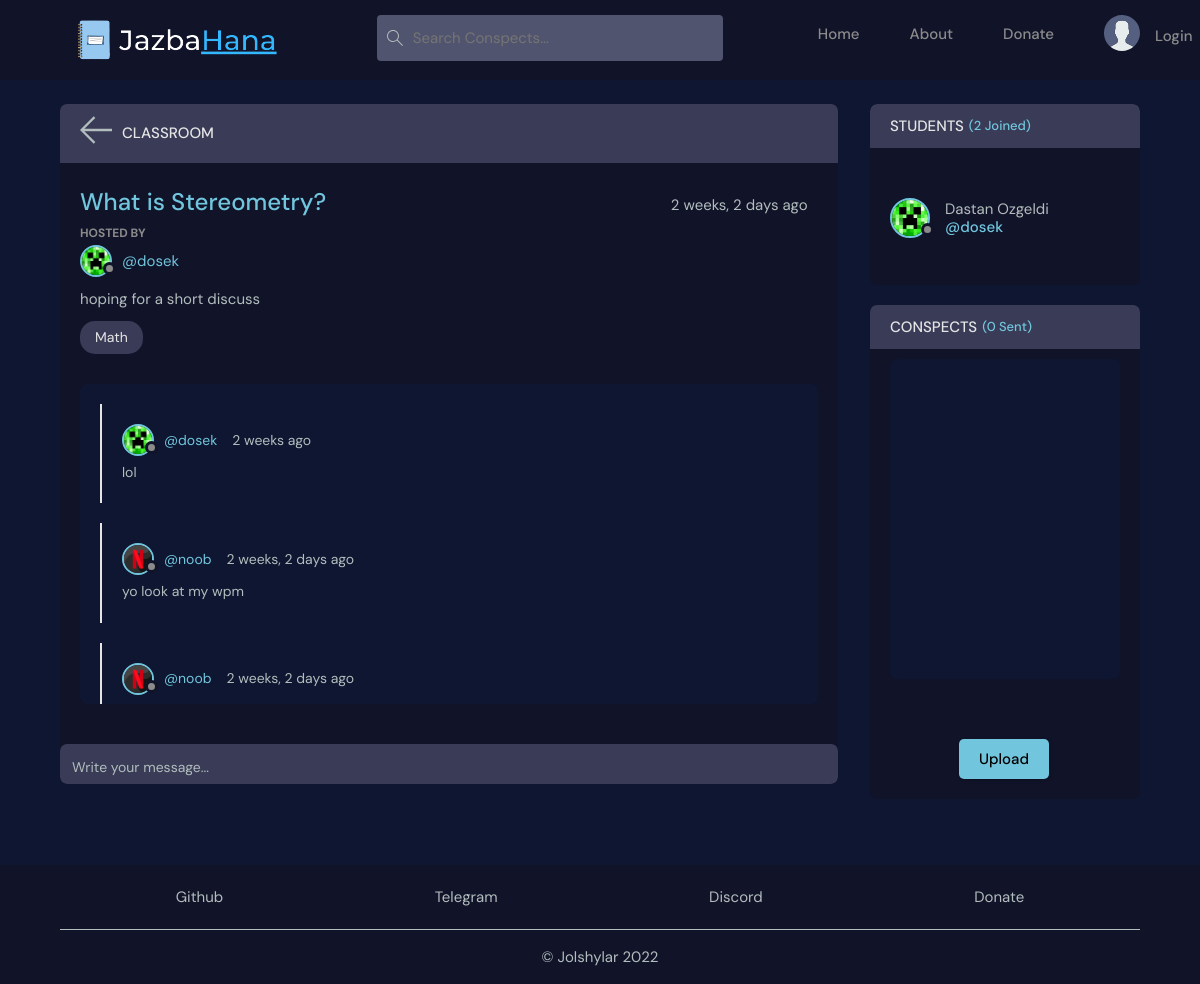
The app's page /classroom/1/ with its own data.
### base/models.py (models this page shows, shortened)
class Classroom(models.Model):
    host = models.ForeignKey(User, on_delete=models.SET_NULL, null=True)
    topic = models.ForeignKey(Topic, on_delete=models.SET_NULL, null=True)
    name = models.CharField(max_length=100)
    description = models.CharField(max_length=100, null=True, blank=True)
    students = models.ManyToManyField(User, related_name='students', blank=True)
    created = models.DateTimeField(auto_now_add=True)
    updated = models.DateTimeField(auto_now=True)
    class Meta:
        ordering = ['-updated', '-created']

class User(AbstractUser):
    name = models.CharField(max_length=200, null=True)
    email = models.EmailField(unique=True, null=True)
    bio = models.TextField(null=True)
    avatar = models.ImageField(null=True, default="avatar.svg", upload_to="avatars/")
    USERNAME_FIELD = 'email'
    REQUIRED_FIELDS = []

class Topic(models.Model):
    name = models.CharField(max_length=200)
    def __str__(self):
        return self.name

class Message(models.Model):
    author = models.ForeignKey(User, on_delete=models.CASCADE)
    classroom = models.ForeignKey(Classroom, on_delete=models.CASCADE)
    body = models.TextField()
    created = models.DateTimeField(auto_now_add=True)
    updated = models.DateTimeField(auto_now=True)
    class Meta:
        ordering = ['-updated', '-created']

### base/views.py (the view, shortened to what this page needs)
# urls.py: path('classroom/<str:pk>/', views.classroom, name='classroom'),
def classroom(request, pk):
    author = request.user
    classroom = Classroom.objects.get(id=pk)
    classroom_messages = classroom.message_set.all()
    classroom_conspects = classroom.conspect_set.all()
    students = classroom.students.all()
    context = {
        'classroom': classroom,
        'classroom_messages': classroom_messages,
        'classroom_conspects': classroom_conspects,
        'students': students,
    }
    return render(request, 'base/classroom.html', context)

### base/templatetags/base_extras.py (called while the page is built)
@register.filter
def convert_markdown(text):
    return markdown.markdown(text, extensions=['markdown.extensions.fenced_code'])

### base/templates/base/classroom.html (shortened to what this page needs)
{% extends 'base.html' %}
{% load base_extras %}
{% load static %}
{% block content %}
<link rel="stylesheet" href="{% static 'styles/classroom.css' %}" />
<main class="profile-page layout layout--2">
  <div class="container">
    <div class="classroom">
      <div class="classroom__top">
        <div class="classroom__topLeft">
          <a href="{% url 'home' %}">
            <img src="{% static 'images/icons/arrow-left.svg' %}" />
          </a>
          <h3>Classroom</h3>
        </div>
      </div>
      <div class="classroom__box scroll">
        <div class="classroom__header scroll">
          <div class="classroom__info">
            <h3>{{classroom.name}}</h3>
            <span>{{classroom.created | timesince}} ago</span>
          </div>
          <div class="classroom__hosted">
            <p>Hosted By</p>
            <a
              href="{% url 'user-profile' classroom.host.id %}"
              class="classroom__author"
            >
              <div class="avatar avatar--small">
                <img src="{{classroom.host.avatar.url}}" />
              </div>
              <span>@{{classroom.host.username}}</span>
            </a>
          </div>
          <div class="classroom__details">{{classroom.description}}</div>
          <span class="classroom__topics">{{classroom.topic}}</span>
        </div>
        <div class="classroom__conversation">
          <div class="threads scroll">
            {% for message in classroom_messages %}
            <div class="thread">
              <div class="thread__top">
                <div class="thread__author">
                  <a
                    href="{% url 'user-profile' message.author.id %}"
                    class="thread__authorInfo"
                  >
                    <div class="avatar avatar--small">
                      <img src="{{message.author.avatar.url}}" />
                    </div>
                    <span>@{{message.author.username}}</span>
                  </a>
                  <span class="thread__date"
                    >{{message.created | timesince}} ago</span
                  >
                </div>
              </div>
              <div class="thread__details">
                {{ message.body | convert_markdown | safe }}
              </div>
            </div>
            {% endfor %}
          </div>
        </div>
      </div>
      <div class="classroom__message">
        <form action="" method="post">
          <input name="body" placeholder="Write your message..." />
        </form>
      </div>
    </div>
    <div class="upload__students">
      <div class="students">
        <h3 class="students__top">
          Students <span>({{students.count}} Joined)</span>
        </h3>
        <div class="students__list scroll">
          {% for user in students %}
          <a href="{% url 'user-profile' user.id %}" class="student">
            <div class="avatar avatar--medium">
              <img src="{{user.avatar.url}}" />
            </div>
            <p>
              {{user.name}}
              <span>@{{user.username}}</span>
            </p>
          </a>
          {% endfor %}
        </div>
      </div>
      <div class="conspects">
        <h3 class="students__top">
          Conspects <span>({{classroom_conspects.count}} Sent)</span>
        </h3>
        <div class="conspect__box scroll">
          <div class="conspect__conversation">
            <div class="threads scroll">
            </div>
          </div>
        </div>
        <div class="conspect__upload">
          <button class="btn btn--main" type="submit">
            <a style="color: #000;" href="{% url 'create-conspect' classroom.id %}">Upload</a>
          </button>
        </div>
      </div>
    </div>
  </div>
</main>
{% endblock content %}

### static/styles/style.css (style rules this page uses)
:root { --color-main: #71c6dd; --color-main-light: #e1f6fb; --color-dark: #111329; --color-dark-medium: #51546e; --color-dark-light: #393b57; --color-light: #e5e5e5; --color-gray: #8b8b8b; --color-light-gray: #b2bdbd; --color-bg: #0e1631; --color-success: #5dd693; }
* { font-family: "DM Sans", -apple-system, BlinkMacSystemFont, "Segoe UI", Roboto, Oxygen, Ubuntu, Cantarell, "Open Sans", "Helvetica Neue", sans-serif; margin: 0; padding: 0; box-sizing: border-box; text-rendering: optimizeLegibility; font-size: inherit; }
html { font-size: 56.25%; }
body { line-height: 1.6; font-weight: 400; font-size: 1.5rem; color: var(--color-light-gray); background-color: var(--color-bg); min-height: 100vh; }
a { display: inline-block; color: var(--color-main); text-decoration: none; }
.container { max-width: 120rem; width: 90%; margin: auto; }
.btn { background-color: transparent; border: none; display: inline-flex; align-items: center; gap: 1rem; cursor: pointer; transition: all ease-in-out 0.3s; padding: 1rem 2rem; border-radius: 5px; box-shadow: 1px 1px 3px 1px rgba(0, 0, 0, 0.15); font-weight: 500; }
.btn--main { background-color: var(--color-main); color: var(--color-dark); }
.avatar { position: relative; display: inline-block; border-radius: 50%; border: 2px solid var(--color-main); }
.avatar img { display: block; border-radius: 50%; object-fit: cover; object-position: center; }
.avatar::after { content: ""; display: block; position: absolute; background-color: var(--color-gray); z-index: 111; border-radius: 50%; border: 0.3rem solid var(--color-dark); }
.avatar.avatar--small img { width: 2.8rem; height: 2.8rem; }
.avatar.avatar--small:after { width: 0.7rem; height: 0.7rem; bottom: 0px; right: -6px; }
.avatar.avatar--medium img { width: 3.6rem; height: 3.6rem; border-radius: 50%; }
.avatar.avatar--medium:after { width: 0.7rem; height: 0.7rem; bottom: 0px; right: -6px; }
@media only screen and (min-width: 1200px) { html { font-size: 62.5%; } }
.layout { margin-top: 2.4rem; }
.layout > .container { display: flex; justify-content: space-between; align-items: flex-start; gap: 2.5rem; }
.layout--2 > .container > div:first-child { flex-basis: 72%; }
.layout--2 > .container > div:last-child { flex-basis: 25%; }

### records on screen
Classroom: name "What is Stereometry?", created "2 weeks, 2 days", host.avatar (picture), host.username "dosek", description "hoping for a short discuss", topic "Math", count "0"
Message: author.avatar (picture), author.username "dosek", created "2 weeks", body|convert_markdown "lol"
Message: author.avatar (picture), author.username "noob", created "2 weeks, 2 days", body|convert_markdown "yo look at my wpm"
Message: author.avatar (picture), author.username "noob", created "2 weeks, 2 days"
User: avatar (picture), name "Dastan Ozgeldi", username "dosek"

### other values on screen
{{ students.count }} "2"
